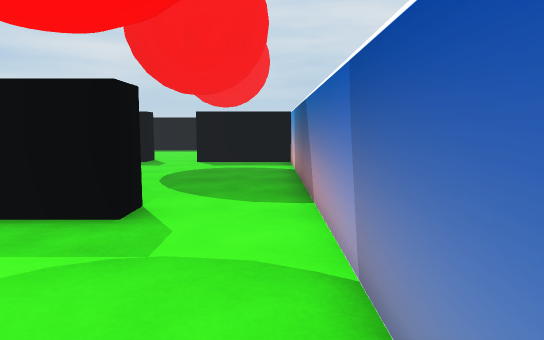
View 1 (above)

15 first-person views from a walk through a 3-D level made in the Unity game engine. The camera is 1.3 m above the floor, tilts 6° down and sees 70° across. The floor is counted in squares, 1 m on a side. Each view is taken from the middle of a square. On the plan, view 1 faces up. The plan holds only what a view shows up to about 16 squares ahead; the rest is blank. The place goes on beyond the plan. The player character is not drawn. Some animated figures are not drawn.

View 2
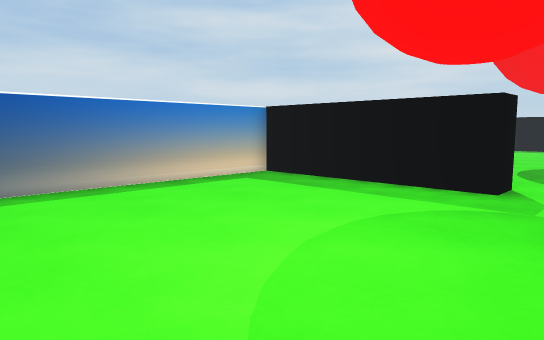

View 3
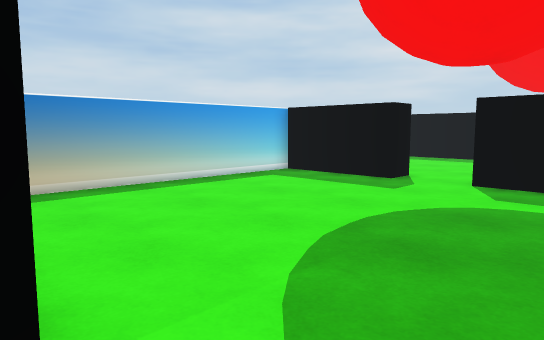

View 4
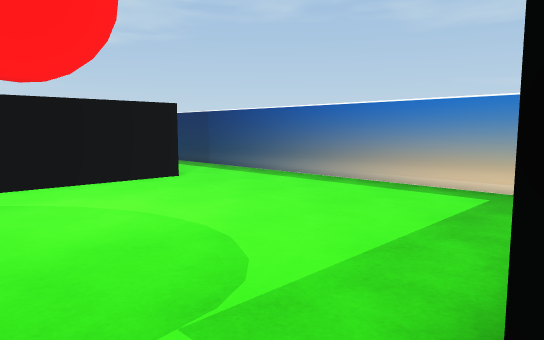

View 5
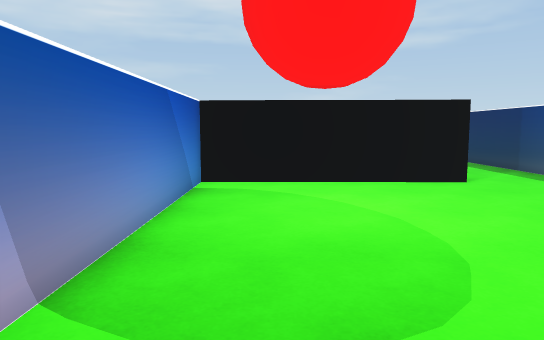

View 6
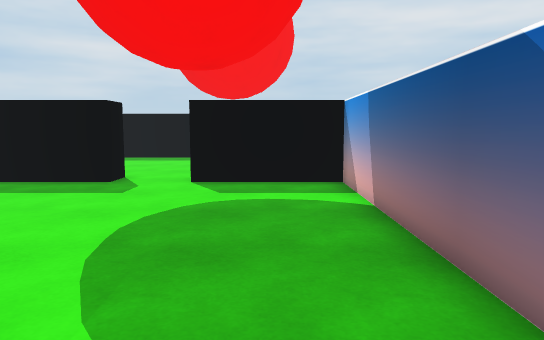

View 7
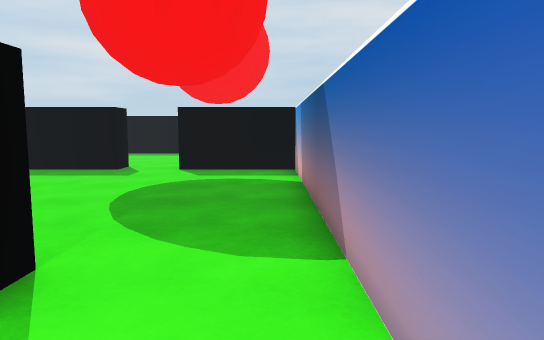

View 8
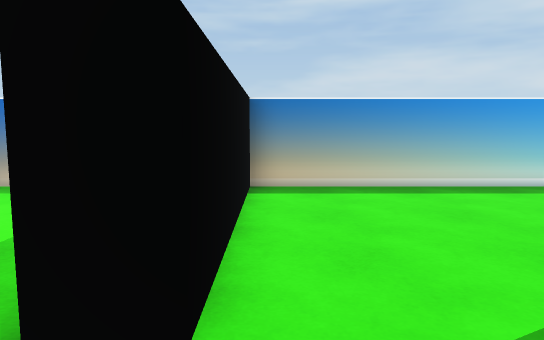

View 9
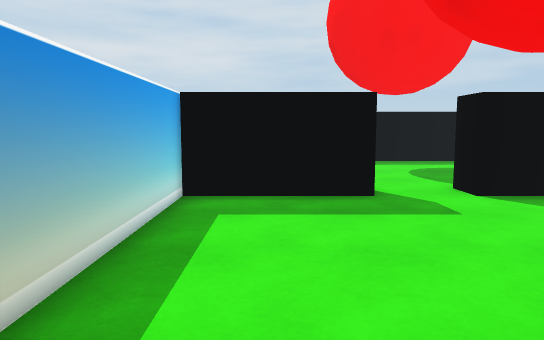

View 10
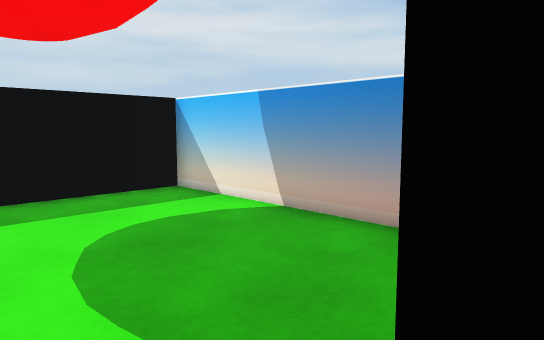

View 11
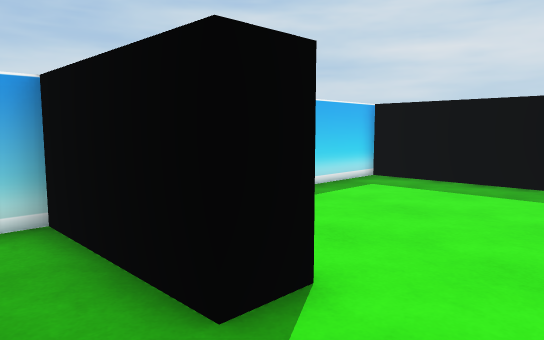

View 12
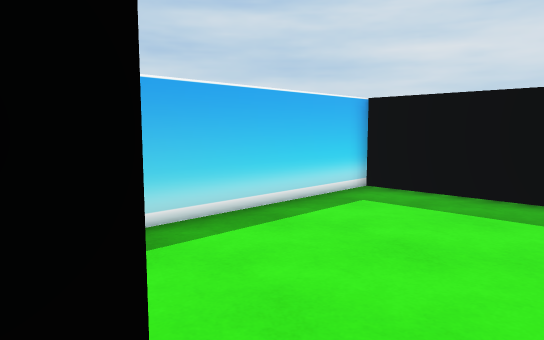

View 13
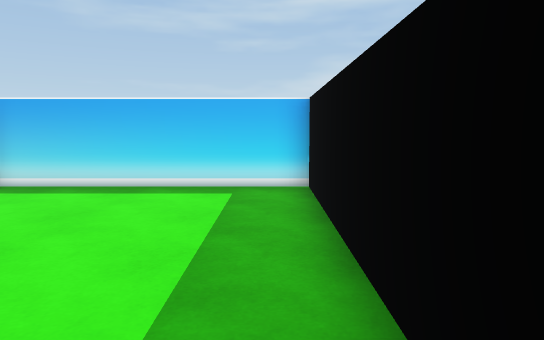

View 14
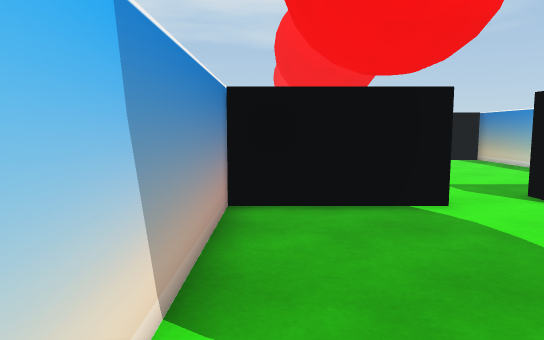

View 15
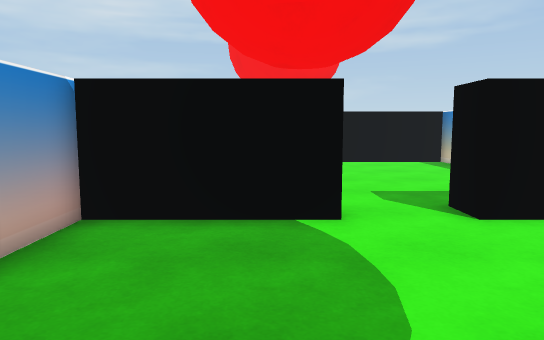

### Floor plan
Ten units are one square. View 1 is at (0, 0); x grows to the right and y downward. Boxes are objects, and circles mark ways between rooms. Rooms are numbered by the first view taken in them; rooms with no view inside come last. Other rooms are left out.
<svg viewBox="-92 -243 105 302">
<path fill="none" stroke="#000" d="M-22 -55 -87 -55 -87 54M-59 35 8 35 8 -45M-50 -155 -87 -155 -87 -65 -48 -65M-22 -66 -22 -55M8 -45 8 -155 -30 -155M-46 -238 -87 -238 -87 -168M-60 -165 -50 -165 -50 -155M-30 -155 -30 -165 8 -165 8 -238 -29 -238"/>
<circle cx="-10" cy="-53" r="3" fill="#2a7"/>
<circle cx="-45" cy="-160" r="3" fill="#2a7"/>
<text x="-40" y="-10">1</text>
<text x="-40" y="-110">2</text>
<text x="-40" y="-200">3</text>
</svg>
Room 1 opens to room 2. Room 2 opens to room 3.

Where each view was taken, in squares from view 1:
view 1: 0 up, 0 right, facing up
view 2: 3 down, 0 right, facing up-left
view 3: 6 up, 0 right, facing up-left
view 4: 6 up, 0 right, facing down-left
view 5: 6 up, 1 left, facing down
view 6: 6 up, 1 left, facing up
view 7: 3 up, 0 right, facing up
view 8: 7 up, 0 right, facing left
view 9: 8 up, 7 left, facing up
view 10: 16 up, 4 left, facing up-right
view 11: 14 up, 3 left, facing up-left
view 12: 16 up, 4 left, facing up-left
view 13: 23 up, 0 right, facing left
view 14: 23 up, 0 right, facing down
view 15: 22 up, 2 left, facing down
